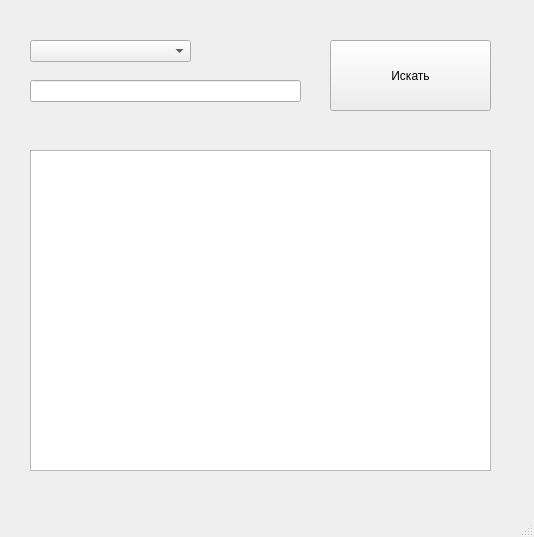
<?xml version="1.0" encoding="UTF-8"?>
<ui version="4.0">
 <class>MainWindow</class>
 <widget class="QMainWindow" name="MainWindow">
  <property name="geometry">
   <rect>
    <x>0</x>
    <y>0</y>
    <width>534</width>
    <height>537</height>
   </rect>
  </property>
  <property name="windowTitle">
   <string>MainWindow</string>
  </property>
  <widget class="QWidget" name="centralwidget">
   <widget class="QComboBox" name="box">
    <property name="geometry">
     <rect>
      <x>30</x>
      <y>40</y>
      <width>161</width>
      <height>22</height>
     </rect>
    </property>
   </widget>
   <widget class="QPushButton" name="btn">
    <property name="geometry">
     <rect>
      <x>330</x>
      <y>40</y>
      <width>161</width>
      <height>71</height>
     </rect>
    </property>
    <property name="text">
     <string>Искать</string>
    </property>
   </widget>
   <widget class="QLineEdit" name="line">
    <property name="geometry">
     <rect>
      <x>30</x>
      <y>80</y>
      <width>271</width>
      <height>22</height>
     </rect>
    </property>
   </widget>
   <widget class="QListWidget" name="list">
    <property name="geometry">
     <rect>
      <x>30</x>
      <y>150</y>
      <width>461</width>
      <height>321</height>
     </rect>
    </property>
   </widget>
  </widget>
  <widget class="QMenuBar" name="menubar">
   <property name="geometry">
    <rect>
     <x>0</x>
     <y>0</y>
     <width>534</width>
     <height>26</height>
    </rect>
   </property>
  </widget>
  <widget class="QStatusBar" name="statusbar"/>
 </widget>
 <resources/>
 <connections/>
</ui>
